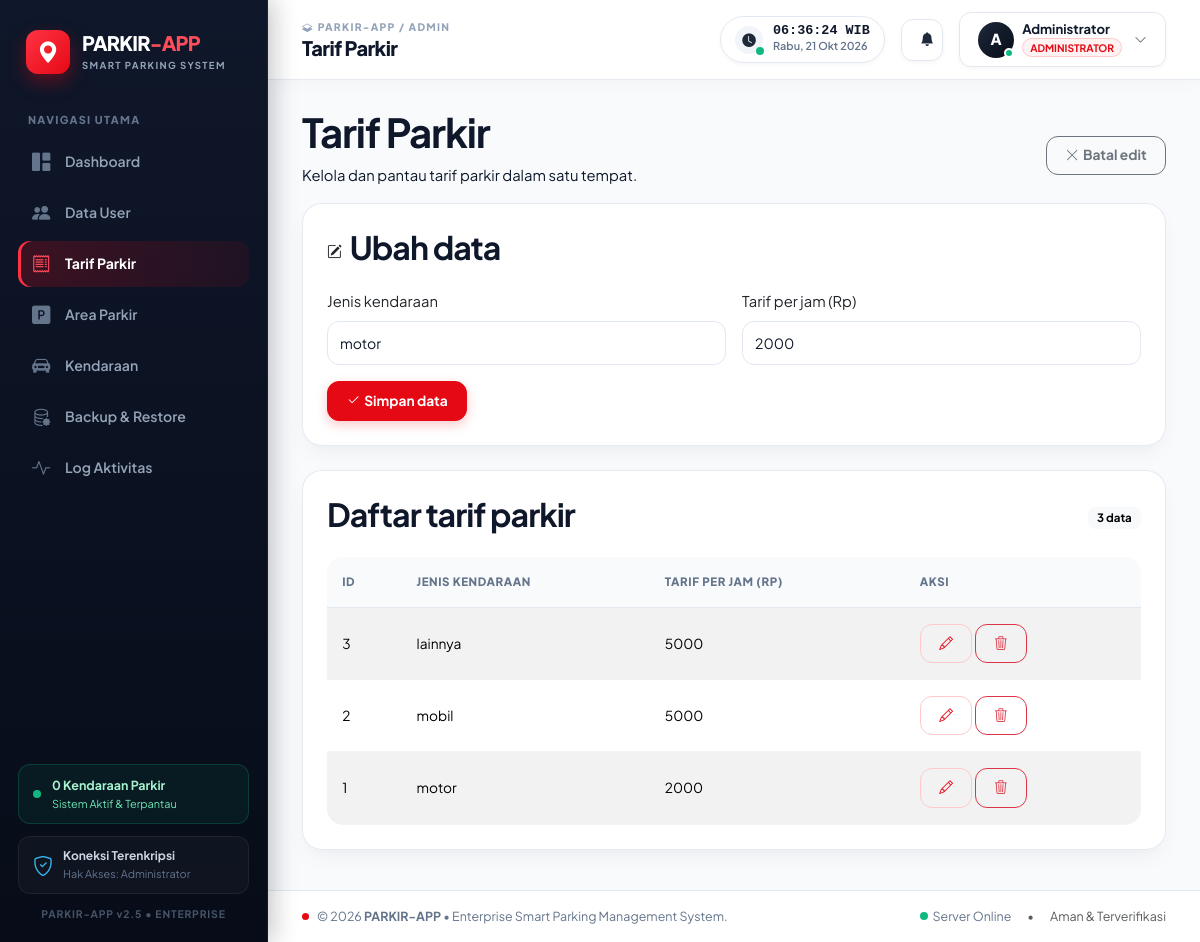
Screenshot of /admin/tarif.php?edit=1 (signed in) with the database file from the repository.
### tables this page shows
CREATE TABLE IF NOT EXISTS tb_tarif (
    id_tarif INT AUTO_INCREMENT PRIMARY KEY,
    jenis_kendaraan VARCHAR(20) NOT NULL UNIQUE,
    tarif_per_jam DECIMAL(10,0) NOT NULL
);

### admin/tarif.php (called while the page is built, shortened)
<?php
require_once __DIR__ . '/../includes/app.php';
$crud = [
    'title' => 'Tarif Parkir',
    'table' => 'tb_tarif',
    'pk' => 'id_tarif',
    'route' => 'admin/tarif.php',
    'fields' => [
        'jenis_kendaraan' => [
            'label' => 'Jenis kendaraan',
            'type' => 'text',
            'required' => true,
            'max' => 20,
            'lowercase' => true,
            'suggestions' => ['motor' => 'Motor', 'mobil' => 'Mobil', 'lainnya' => 'Lainnya'],
        ],
        'tarif_per_jam' => ['label' => 'Tarif per jam (Rp)', 'type' => 'number', 'required' => true, 'min' => 0],
    ],
    'columns' => ['id_tarif' => 'ID', 'jenis_kendaraan' => 'Jenis kendaraan', 'tarif_per_jam' => 'Tarif per jam (Rp)'],
];
require __DIR__ . '/../includes/admin_crud.php';

### includes/app.php (called while the page is built, shortened)
<?php
require_once __DIR__ . '/../koneksi.php';
function e($value): string
{
    return htmlspecialchars((string) $value, ENT_QUOTES | ENT_SUBSTITUTE, 'UTF-8');
}
function app_url(string $path = ''): string
{
    $base = rtrim(str_replace('\\', '/', dirname($_SERVER['SCRIPT_NAME'] ?? '/')), '/');
    $base = preg_replace('~/(admin|petugas|owner)$~', '', $base);
    return $base . '/' . ltrim($path, '/');
}

### koneksi.php (called while the page is built, shortened)
<?php
function db(?string $role = null): PDO
{
    static $connections = [];
    if ($role === null) {
        $role = isset($_SESSION['role']) ? $_SESSION['role'] : 'admin';
    }
    if (isset($connections[$role])) {
        return $connections[$role];
    }
    $host = getenv('DB_HOST') ?: 'localhost';
    $name = getenv('DB_NAME') ?: 'parkir';
    $user = getenv('DB_' . strtoupper($role) . '_USER') ?: (getenv('DB_USER') ?: 'root');
    $password = getenv('DB_' . strtoupper($role) . '_PASSWORD');
    if ($password === false) {
        $password = getenv('DB_PASSWORD') ?: '';
    }
    $dsn = 'mysql:host=' . $host . ';dbname=' . $name . ';charset=utf8mb4';
    try {
        $connections[$role] = new PDO($dsn, $user, $password, [
            PDO::ATTR_ERRMODE => PDO::ERRMODE_EXCEPTION,
            PDO::ATTR_DEFAULT_FETCH_MODE => PDO::FETCH_ASSOC,
            PDO::ATTR_EMULATE_PREPARES => false,
        ]);
    } catch (PDOException $exception) {
        error_log('Koneksi database gagal: ' . $exception->getMessage());
        throw new RuntimeException('Koneksi database gagal. Periksa konfigurasi database dan impor database.sql.', 0, $exception);
    }
    return $connections[$role];
}

### includes/admin_crud.php (the view, shortened to what this page needs)
<?php
require_once __DIR__ . '/app.php';
$pdo = db();
$saved = [];
$editingId = isset($_GET['edit'])
    ? (int) $_GET['edit']
    : (($_SERVER['REQUEST_METHOD'] === 'POST' && ($_POST['action'] ?? '') === 'update') ? (int) ($_POST['id'] ?? 0) : 0);
$editing = null;
if ($editingId > 0) {
    $editColumns = array_values(array_diff(array_keys($crud['fields']), ['password']));
    $editColumns[] = $crud['pk'];
    $statement = $pdo->prepare('SELECT ' . implode(', ', array_unique($editColumns)) . ' FROM ' . $crud['table'] . ' WHERE ' . $crud['pk'] . ' = :id');
    $statement->execute(['id' => $editingId]);
    $editing = $statement->fetch();
}
$listColumns = array_values(array_unique(array_merge([$crud['pk']], array_keys($crud['columns']))));
$perPage = 20;
$totalRecords = (int) $pdo->query('SELECT COUNT(*) FROM ' . $crud['table'])->fetchColumn();
$totalPages = max(1, (int) ceil($totalRecords / $perPage));
$currentPage = min($totalPages, max(1, (int) ($_GET['page'] ?? 1)));
$offset = ($currentPage - 1) * $perPage;
$statement = $pdo->query('SELECT ' . implode(', ', $listColumns) . ' FROM ' . $crud['table'] . ' ORDER BY ' . $crud['pk'] . ' DESC LIMIT ' . $perPage . ' OFFSET ' . $offset);
$records = $statement->fetchAll();
require __DIR__ . '/header.php';
?>
<div class="page-heading d-flex justify-content-between align-items-center">
    <div><h1><?= e($crud['title']) ?></h1><p>Kelola dan pantau <?= e(strtolower($crud['title'])) ?> dalam satu tempat.</p></div>
    <?php if ($editing): ?><a class="btn btn-outline-secondary" href="<?= e(app_url($crud['route'])) ?>"><i class="bi bi-x-lg me-1"></i>Batal edit</a><?php endif; ?>
</div>
<section class="card mb-4">
    <div class="card-body">
        <div class="d-flex align-items-center gap-2 mb-3"><span class="stat-icon green"><i class="bi <?= $editing ? 'bi-pencil-square' : 'bi-plus-lg' ?>"></i></span><h2 class="section-title"><?= $editing ? 'Ubah data' : 'Tambah data' ?></h2></div>
        <form method="post" class="row g-3">
            <?php foreach ($crud['fields'] as $name => $field):
                $current = array_key_exists($name, $saved) ? $saved[$name] : ($editing[$name] ?? '');
                ?>
                <div class="col-md-6">
                    <label class="form-label" for="<?= e($name) ?>"><?= e($field['label']) ?></label>
                    <?php if ($field['type'] === 'select'): ?>
                        <select class="form-select" id="<?= e($name) ?>" name="<?= e($name) ?>" <?= !empty($field['required']) ? 'required' : '' ?>>
                            <option value="">Pilih <?= e(strtolower($field['label'])) ?></option>
                            <?php foreach ($field['options'] as $value => $label): ?>
                                <option value="<?= e($value) ?>" <?= (string) $current === (string) $value ? 'selected' : '' ?>><?= e($label) ?></option>
                            <?php endforeach; ?>
                        </select>
                    <?php else: ?>
                        <input class="form-control" id="<?= e($name) ?>" name="<?= e($name) ?>"
                               type="<?= e($field['type'] === 'number' ? 'number' : ($field['type'] === 'password' ? 'password' : 'text')) ?>"
                               <?= !empty($field['suggestions']) ? 'list="' . e($name) . 'Suggestions"' : '' ?>
                               <?= isset($field['max']) ? 'maxlength="' . (int) $field['max'] . '"' : '' ?>
                               <?= isset($field['min']) ? 'min="' . (int) $field['min'] . '"' : '' ?>
                               <?= $field['type'] === 'password' ? 'autocomplete="new-password"' : '' ?>
                               value="<?= $field['type'] === 'password' ? '' : e($current) ?>"
                               <?= !empty($field['required']) && (!$editing || $field['type'] !== 'password') ? 'required' : '' ?>>
                    <?php endif; ?>
                </div>
            <?php endforeach; ?>
            <div class="col-12"><button class="btn btn-primary" type="submit"><i class="bi bi-check2 me-1"></i>Simpan data</button></div>
        </form>
    </div>
</section>
<section class="card">
    <div class="card-body">
        <div class="d-flex justify-content-between align-items-center mb-3">
            <h2 class="section-title">Daftar <?= e(strtolower($crud['title'])) ?></h2>
            <span class="badge text-bg-light"><?= $totalRecords ?> data</span>
        </div>
        <div class="table-responsive">
            <table class="table table-striped align-middle mb-0">
                <thead><tr><?php foreach ($crud['columns'] as $label): ?><th><?= e($label) ?></th><?php endforeach; ?><th>Aksi</th></tr></thead>
                <tbody>
                <?php foreach ($records as $record): ?>
                    <tr>
                        <?php foreach ($crud['columns'] as $column => $label): ?>
                            <td>
                                <?php if ($column === 'status_aktif'): ?>
                                    <span class="badge <?= (int) $record[$column] === 1 ? 'text-bg-success' : 'text-bg-secondary' ?>"><?= (int) $record[$column] === 1 ? 'Aktif' : 'Nonaktif' ?></span>
                                <?php else: ?>
                                    <?= e($record[$column]) ?>
                                <?php endif; ?>
                            </td>
                        <?php endforeach; ?>
                        <td class="text-nowrap">
                            <a class="btn btn-sm btn-outline-primary" href="<?= e(app_url($crud['route'] . '?edit=' . (int) $record[$crud['pk']])) ?>" aria-label="Edit data"><i class="bi bi-pencil"></i></a>
                            <form method="post" class="d-inline" onsubmit="return confirm('Hapus data ini?')">
                                <button class="btn btn-sm btn-outline-danger" type="submit" aria-label="Hapus data"><i class="bi bi-trash3"></i></button>
                            </form>
                        </td>
                    </tr>
                <?php endforeach; ?>
                </tbody>
            </table>
        </div>
    </div>
</section>
<?php require __DIR__ . '/footer.php'; ?>

### assets/style.css (style rules this page uses)
:root { --navy-950: #070c18; --navy-900: #0f172a; --navy-850: #131d35; --navy-800: #1e293b; --navy-700: #334155; --ink: #0f172a; --ink-light: #334155; --muted: #64748b; --line: #e2e8f0; --line-light: #f1f5f9; --surface: #ffffff; --canvas: #f8fafc; --red: #e50914; --red-hover: #bd0710; --red-soft: #fef2f2; --red-border: #fecaca; --emerald: #10b981; --emerald-hover: #059669; --emerald-soft: #ecfdf5; --emerald-border: #a7f3d0; --sky: #0ea5e9; --sky-soft: #f0f9ff; --amber: #f59e0b; --amber-soft: #fffbeb; --purple: #8b5cf6; --purple-soft: #f5f3ff; --card-bg: rgba(255, 255, 255, 0.95); --card-border: rgba(226, 232, 240, 0.85); --shadow-sm: 0 2px 4px rgba(15, 23, 42, 0.04); --shadow-card: 0 10px 25px -5px rgba(15, 23, 42, 0.05), 0 8px 10px -6px rgba(15, 23, 42, 0.02); --shadow-floating: 0 20px 35px -10px rgba(15, 23, 42, 0.1), 0 8px 10px -6px rgba(15, 23, 42, 0.04); --shadow-glow-red: 0 10px 25px -5px rgba(229, 9, 20, 0.35); --shadow-glow-emerald: 0 10px 25px -5px rgba(16, 185, 129, 0.35); --radius-sm: 8px; --radius-md: 12px; --radius-lg: 16px; --radius-xl: 20px; --radius-2xl: 24px; --radius-full: 9999px; --transition-fast: 0.15s cubic-bezier(0.4, 0, 0.2, 1); --transition-base: 0.25s cubic-bezier(0.4, 0, 0.2, 1); --transition-smooth: 0.4s cubic-bezier(0.16, 1, 0.3, 1); }
*, *::before, *::after { box-sizing: border-box; }
body { margin: 0; background-color: var(--canvas); color: var(--ink); font-family: 'Plus Jakarta Sans', 'Inter', -apple-system, BlinkMacSystemFont, "Segoe UI", Roboto, sans-serif; font-size: 0.925rem; line-height: 1.55; -webkit-font-smoothing: antialiased; -moz-osx-font-smoothing: grayscale; }
a { color: var(--red); text-decoration: none; transition: color var(--transition-fast); }
h1, h2, h3, h4, h5, h6 { color: var(--navy-900); font-weight: 700; letter-spacing: -0.03em; }
.card { background: var(--card-bg); border: 1px solid var(--card-border); border-radius: var(--radius-xl); box-shadow: var(--shadow-card); transition: transform var(--transition-base), box-shadow var(--transition-base); }
.card-body { padding: 24px; }
.table-responsive { border-radius: var(--radius-lg); }
.table { margin-bottom: 0; color: var(--navy-800); font-size: 0.86rem; }
.table > :not(caption) > * > * { padding: 1rem 0.95rem; border-bottom-color: #f1f5f9; }
.table thead th { color: #64748b; background-color: #f8fafc; font-size: 0.72rem; font-weight: 800; letter-spacing: 0.05em; text-transform: uppercase; border-bottom: 1px solid var(--line); white-space: nowrap; }
.table tbody tr { transition: background-color var(--transition-fast); }
.badge { padding: 0.45em 0.8em; border-radius: var(--radius-sm); font-weight: 700; font-size: 0.72rem; }
.btn { border-radius: var(--radius-md); font-weight: 700; font-size: 0.86rem; padding: 0.52rem 1.15rem; transition: all var(--transition-fast); }
.btn-primary { background-color: var(--red); border-color: var(--red); color: #ffffff; box-shadow: 0 4px 12px rgba(229, 9, 20, 0.22); }
.btn-outline-primary { border-color: var(--red-border); color: var(--red); background: transparent; }
.form-control, .form-select { min-height: 44px; border-radius: var(--radius-md); border: 1px solid var(--line); font-size: 0.88rem; color: var(--navy-900); transition: all var(--transition-fast); }

### rows the page displays
tb_tarif: jenis_kendaraan "motor", tarif_per_jam "2000", id_tarif "1"
tb_tarif: id_tarif "3", jenis_kendaraan "lainnya", tarif_per_jam "5000"
tb_tarif: id_tarif "2", jenis_kendaraan "mobil", tarif_per_jam "5000"

### other values shown
$item['label'] "Dashboard"
$item['label'] "Data User"
$item['label'] "Tarif Parkir"
$item['label'] "Area Parkir"
$item['label'] "Kendaraan"
$item['label'] "Backup & Restore"
$item['label'] "Log Aktivitas"
$activeParkedCount "0"
$roleLabel "Administrator"
$role "ADMIN"
$pageTitle "Tarif Parkir"
substr($_SESSION['nama_lengkap'] ?? 'U', 0, 1) "A"
$_SESSION['nama_lengkap'] "Administrator"
$roleLabel "ADMINISTRATOR"
$crud['title'] "Tarif Parkir"
